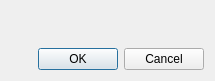
<?xml version="1.0" encoding="UTF-8"?>
<ui version="4.0">
 <comment>*********************************************************************
**
** Copyright (C) 2009 Nokia Corporation and/or its subsidiary(-ies).
** All rights reserved.
** Contact: Nokia Corporation (qt-info@nokia.com)
**
** This file is part of the tools applications of the Qt Toolkit.
**
** $QT_BEGIN_LICENSE:LGPL$
** No Commercial Usage
** This file contains pre-release code and may not be distributed.
** You may use this file in accordance with the terms and conditions
** contained in the Technology Preview License Agreement accompanying
** this package.
**
** GNU Lesser General Public License Usage
** Alternatively, this file may be used under the terms of the GNU Lesser
** General Public License version 2.1 as published by the Free Software
** Foundation and appearing in the file LICENSE.LGPL included in the
** packaging of this file.  Please review the following information to
** ensure the GNU Lesser General Public License version 2.1 requirements
** will be met: http://www.gnu.org/licenses/old-licenses/lgpl-2.1.html.
**
** In addition, as a special exception, Nokia gives you certain additional
** rights.  These rights are described in the Nokia Qt LGPL Exception
** version 1.1, included in the file LGPL_EXCEPTION.txt in this package.
**
** If you have questions regarding the use of this file, please contact
** Nokia at qt-info@nokia.com.
**
**
**
**
**
**
**
**
** $QT_END_LICENSE$
**
*********************************************************************</comment>
 <class>QtGradientDialog</class>
 <widget class="QDialog" name="QtGradientDialog">
  <property name="geometry">
   <rect>
    <x>0</x>
    <y>0</y>
    <width>215</width>
    <height>81</height>
   </rect>
  </property>
  <property name="windowTitle">
   <string>Edit Gradient</string>
  </property>
  <layout class="QVBoxLayout">
   <item>
    <widget class="QtGradientEditor" name="gradientEditor">
     <property name="sizePolicy">
      <sizepolicy hsizetype="MinimumExpanding" vsizetype="MinimumExpanding">
       <horstretch>0</horstretch>
       <verstretch>0</verstretch>
      </sizepolicy>
     </property>
    </widget>
   </item>
   <item>
    <widget class="QDialogButtonBox" name="buttonBox">
     <property name="orientation">
      <enum>Qt::Horizontal</enum>
     </property>
     <property name="standardButtons">
      <set>QDialogButtonBox::Cancel|QDialogButtonBox::Ok</set>
     </property>
    </widget>
   </item>
  </layout>
 </widget>
 <customwidgets>
  <customwidget>
   <class>QtGradientEditor</class>
   <extends>QFrame</extends>
   <header>qtgradienteditor.h</header>
   <container>1</container>
  </customwidget>
 </customwidgets>
 <resources/>
 <connections>
  <connection>
   <sender>buttonBox</sender>
   <signal>accepted()</signal>
   <receiver>QtGradientDialog</receiver>
   <slot>accept()</slot>
   <hints>
    <hint type="sourcelabel">
     <x>72</x>
     <y>224</y>
    </hint>
    <hint type="destinationlabel">
     <x>21</x>
     <y>243</y>
    </hint>
   </hints>
  </connection>
  <connection>
   <sender>buttonBox</sender>
   <signal>rejected()</signal>
   <receiver>QtGradientDialog</receiver>
   <slot>reject()</slot>
   <hints>
    <hint type="sourcelabel">
     <x>168</x>
     <y>233</y>
    </hint>
    <hint type="destinationlabel">
     <x>152</x>
     <y>251</y>
    </hint>
   </hints>
  </connection>
 </connections>
</ui>
